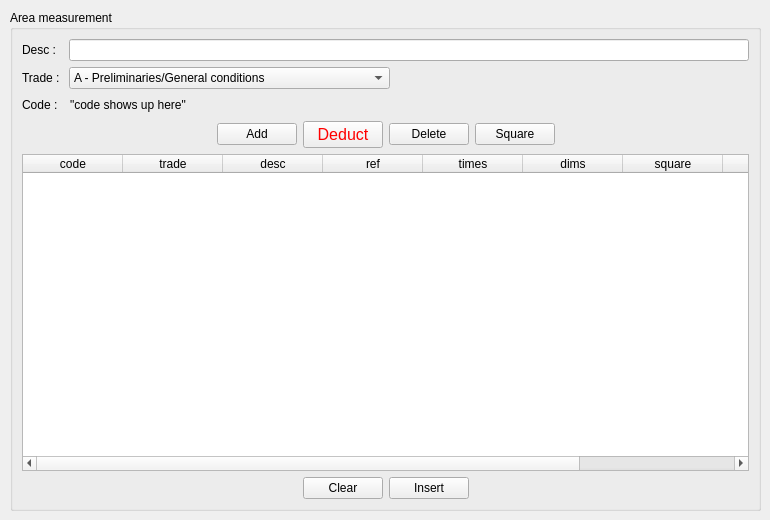
    <widget class="QWidget" name="tab_m2">
     <attribute name="icon">
      <iconset resource="images/images.qrc">
       <normaloff>:/images/area.png</normaloff>:/images/area.png</iconset>
     </attribute>
     <attribute name="title">
      <string>m2</string>
     </attribute>
     <widget class="QGroupBox" name="groupBox_m2">
      <property name="geometry">
       <rect>
        <x>10</x>
        <y>10</y>
        <width>751</width>
        <height>501</height>
       </rect>
      </property>
      <property name="title">
       <string>Area measurement</string>
      </property>
      <layout class="QVBoxLayout" name="verticalLayout_3">
       <item>
        <layout class="QHBoxLayout" name="horizontalLayout_8">
         <item>
          <widget class="QLabel" name="label_7">
           <property name="text">
            <string>Desc :  </string>
           </property>
          </widget>
         </item>
         <item>
          <widget class="QLineEdit" name="lineEdit_m2"/>
         </item>
        </layout>
       </item>
       <item>
        <layout class="QHBoxLayout" name="horizontalLayout_9">
         <item>
          <widget class="QLabel" name="label_8">
           <property name="text">
            <string>Trade : </string>
           </property>
          </widget>
         </item>
         <item>
          <widget class="QComboBox" name="comboBox_m2">
           <item>
            <property name="text">
             <string>A - Preliminaries/General conditions</string>
            </property>
           </item>
           <item>
            <property name="text">
             <string>C - Existing site/buildings/services</string>
            </property>
           </item>
           <item>
            <property name="text">
             <string>D - Groundwork</string>
            </property>
           </item>
           <item>
            <property name="text">
             <string>E - In situ concrete/Large precast concrete</string>
            </property>
           </item>
           <item>
            <property name="text">
             <string>F - Masonry</string>
            </property>
           </item>
           <item>
            <property name="text">
             <string>G - Structural/Carcassing metal/timber</string>
            </property>
           </item>
           <item>
            <property name="text">
             <string>H - Cladding</string>
            </property>
           </item>
           <item>
            <property name="text">
             <string>J - Waterproofing</string>
            </property>
           </item>
           <item>
            <property name="text">
             <string>K - Linings/Sheathing/Dry partitioning</string>
            </property>
           </item>
           <item>
            <property name="text">
             <string>L - Windows/Doors/Stairs</string>
            </property>
           </item>
           <item>
            <property name="text">
             <string>M - Surface finishes</string>
            </property>
           </item>
           <item>
            <property name="text">
             <string>N - Furniture/Equipment</string>
            </property>
           </item>
           <item>
            <property name="text">
             <string>P - Building fabric sundries</string>
            </property>
           </item>
           <item>
            <property name="text">
             <string>Q - Paving/Planting/Fencing/Site furniture</string>
            </property>
           </item>
           <item>
            <property name="text">
             <string>R - Disposal systems</string>
            </property>
           </item>
           <item>
            <property name="text">
             <string>S - Piped Supply systems</string>
            </property>
           </item>
           <item>
            <property name="text">
             <string>T - Mechanical heating/Cooling/Refrigeration systems</string>
            </property>
           </item>
           <item>
            <property name="text">
             <string>U - Ventilation/Air conditioning systems</string>
            </property>
           </item>
           <item>
            <property name="text">
             <string>V - Electrical supply/power/lighting systems</string>
            </property>
           </item>
           <item>
            <property name="text">
             <string>W - Communications/Security/Control systems</string>
            </property>
           </item>
           <item>
            <property name="text">
             <string>X - Transport systems</string>
            </property>
           </item>
           <item>
            <property name="text">
             <string>Y - Mechanical and electrical services measurement</string>
            </property>
           </item>
          </widget>
         </item>
         <item>
          <spacer name="horizontalSpacer_8">
           <property name="orientation">
            <enum>Qt::Horizontal</enum>
           </property>
           <property name="sizeHint" stdset="0">
            <size>
             <width>40</width>
             <height>20</height>
            </size>
           </property>
          </spacer>
         </item>
        </layout>
       </item>
       <item>
        <layout class="QHBoxLayout" name="horizontalLayout_10">
         <item>
          <widget class="QLabel" name="label_9">
           <property name="text">
            <string>Code :  </string>
           </property>
          </widget>
         </item>
         <item>
          <widget class="QLabel" name="label_code_m2">
           <property name="text">
            <string>&quot;code shows up here&quot;</string>
           </property>
          </widget>
         </item>
         <item>
          <spacer name="horizontalSpacer_9">
           <property name="orientation">
            <enum>Qt::Horizontal</enum>
           </property>
           <property name="sizeHint" stdset="0">
            <size>
             <width>40</width>
             <height>20</height>
            </size>
           </property>
          </spacer>
         </item>
        </layout>
       </item>
       <item>
        <layout class="QHBoxLayout" name="horizontalLayout_11">
         <item>
          <spacer name="horizontalSpacer_10">
           <property name="orientation">
            <enum>Qt::Horizontal</enum>
           </property>
           <property name="sizeHint" stdset="0">
            <size>
             <width>40</width>
             <height>20</height>
            </size>
           </property>
          </spacer>
         </item>
         <item>
          <widget class="QPushButton" name="pushButton_m2_add">
           <property name="text">
            <string>Add</string>
           </property>
           <property name="icon">
            <iconset resource="images/images.qrc">
             <normaloff>:/images/plus.png</normaloff>:/images/plus.png</iconset>
           </property>
          </widget>
         </item>
         <item>
          <widget class="QPushButton" name="pushButton_m2_ddt">
           <property name="font">
            <font>
             <family>Helvetica</family>
             <pointsize>12</pointsize>
            </font>
           </property>
           <property name="styleSheet">
            <string notr="true">color:red;</string>
           </property>
           <property name="text">
            <string>Deduct</string>
           </property>
           <property name="icon">
            <iconset resource="images/images.qrc">
             <normaloff>:/images/minus.png</normaloff>:/images/minus.png</iconset>
           </property>
          </widget>
         </item>
         <item>
          <widget class="QPushButton" name="pushButton_m2_del">
           <property name="text">
            <string>Delete</string>
           </property>
           <property name="icon">
            <iconset resource="images/images.qrc">
             <normaloff>:/images/cross.png</normaloff>:/images/cross.png</iconset>
           </property>
          </widget>
         </item>
         <item>
          <widget class="QPushButton" name="pushButton_m2_sqr">
           <property name="text">
            <string>Square</string>
           </property>
           <property name="icon">
            <iconset resource="images/images.qrc">
             <normaloff>:/images/calculator.png</normaloff>:/images/calculator.png</iconset>
           </property>
          </widget>
         </item>
         <item>
          <spacer name="horizontalSpacer_11">
           <property name="orientation">
            <enum>Qt::Horizontal</enum>
           </property>
           <property name="sizeHint" stdset="0">
            <size>
             <width>40</width>
             <height>20</height>
            </size>
           </property>
          </spacer>
         </item>
        </layout>
       </item>
       <item>
        <widget class="QTableWidget" name="tableWidget_m2">
         <column>
          <property name="text">
           <string>code</string>
          </property>
         </column>
         <column>
          <property name="text">
           <string>trade</string>
          </property>
         </column>
         <column>
          <property name="text">
           <string>desc</string>
          </property>
         </column>
         <column>
          <property name="text">
           <string>ref</string>
          </property>
         </column>
         <column>
          <property name="text">
           <string>times</string>
          </property>
         </column>
         <column>
          <property name="text">
           <string>dims</string>
          </property>
         </column>
         <column>
          <property name="text">
           <string>square</string>
          </property>
         </column>
         <column>
          <property name="text">
           <string>unit</string>
          </property>
         </column>
         <column>
          <property name="text">
           <string>sign post</string>
          </property>
         </column>
        </widget>
       </item>
       <item>
        <layout class="QHBoxLayout" name="horizontalLayout_12">
         <item>
          <spacer name="horizontalSpacer_12">
           <property name="orientation">
            <enum>Qt::Horizontal</enum>
           </property>
           <property name="sizeHint" stdset="0">
            <size>
             <width>40</width>
             <height>20</height>
            </size>
           </property>
          </spacer>
         </item>
         <item>
          <widget class="QPushButton" name="pushButton_m2_clear">
           <property name="text">
            <string>Clear</string>
           </property>
           <property name="icon">
            <iconset resource="images/images.qrc">
             <normaloff>:/images/application-blue.png</normaloff>:/images/application-blue.png</iconset>
           </property>
          </widget>
         </item>
         <item>
          <widget class="QPushButton" name="pushButton_m2_insert">
           <property name="text">
            <string>Insert</string>
           </property>
           <property name="icon">
            <iconset resource="images/images.qrc">
             <normaloff>:/images/table-export.png</normaloff>:/images/table-export.png</iconset>
           </property>
          </widget>
         </item>
         <item>
          <spacer name="horizontalSpacer_13">
           <property name="orientation">
            <enum>Qt::Horizontal</enum>
           </property>
           <property name="sizeHint" stdset="0">
            <size>
             <width>40</width>
             <height>20</height>
            </size>
           </property>
          </spacer>
         </item>
        </layout>
       </item>
      </layout>
     </widget>
    </widget>
